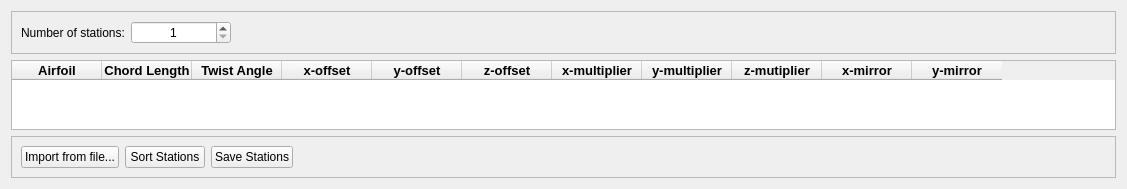
                   <widget class="QWidget" name="station_tab2">
                    <property name="styleSheet">
                     <string notr="true"/>
                    </property>
                    <attribute name="title">
                     <string>Advanced</string>
                    </attribute>
                    <layout class="QVBoxLayout" name="verticalLayout_14">
                     <item>
                      <widget class="QFrame" name="frame_8">
                       <property name="frameShape">
                        <enum>QFrame::Shape::StyledPanel</enum>
                       </property>
                       <property name="frameShadow">
                        <enum>QFrame::Shadow::Raised</enum>
                       </property>
                       <layout class="QHBoxLayout" name="horizontalLayout_10">
                        <item>
                         <widget class="QLabel" name="label_44">
                          <property name="sizePolicy">
                           <sizepolicy hsizetype="Preferred" vsizetype="Preferred">
                            <horstretch>0</horstretch>
                            <verstretch>0</verstretch>
                           </sizepolicy>
                          </property>
                          <property name="text">
                           <string>Number of stations:</string>
                          </property>
                         </widget>
                        </item>
                        <item>
                         <widget class="QSpinBox" name="station_nStationsAdv_input">
                          <property name="sizePolicy">
                           <sizepolicy hsizetype="Preferred" vsizetype="Preferred">
                            <horstretch>0</horstretch>
                            <verstretch>0</verstretch>
                           </sizepolicy>
                          </property>
                          <property name="minimumSize">
                           <size>
                            <width>100</width>
                            <height>0</height>
                           </size>
                          </property>
                          <property name="mouseTracking">
                           <bool>false</bool>
                          </property>
                          <property name="alignment">
                           <set>Qt::AlignmentFlag::AlignCenter</set>
                          </property>
                          <property name="showGroupSeparator" stdset="0">
                           <bool>false</bool>
                          </property>
                          <property name="minimum">
                           <number>1</number>
                          </property>
                         </widget>
                        </item>
                        <item>
                         <spacer name="horizontalSpacer_12">
                          <property name="orientation">
                           <enum>Qt::Orientation::Horizontal</enum>
                          </property>
                          <property name="sizeHint" stdset="0">
                           <size>
                            <width>875</width>
                            <height>20</height>
                           </size>
                          </property>
                         </spacer>
                        </item>
                       </layout>
                      </widget>
                     </item>
                     <item>
                      <widget class="QTableWidget" name="station_tableStations_input">
                       <property name="font">
                        <font>
                         <family>Segoe UI</family>
                         <pointsize>10</pointsize>
                         <italic>false</italic>
                         <bold>false</bold>
                        </font>
                       </property>
                       <property name="styleSheet">
                        <string notr="true"/>
                       </property>
                       <property name="frameShape">
                        <enum>QFrame::Shape::StyledPanel</enum>
                       </property>
                       <property name="frameShadow">
                        <enum>QFrame::Shadow::Raised</enum>
                       </property>
                       <property name="sizeAdjustPolicy">
                        <enum>QAbstractScrollArea::SizeAdjustPolicy::AdjustToContents</enum>
                       </property>
                       <property name="editTriggers">
                        <set>QAbstractItemView::EditTrigger::AnyKeyPressed|QAbstractItemView::EditTrigger::DoubleClicked|QAbstractItemView::EditTrigger::EditKeyPressed|QAbstractItemView::EditTrigger::SelectedClicked</set>
                       </property>
                       <property name="alternatingRowColors">
                        <bool>true</bool>
                       </property>
                       <property name="gridStyle">
                        <enum>Qt::PenStyle::SolidLine</enum>
                       </property>
                       <property name="sortingEnabled">
                        <bool>true</bool>
                       </property>
                       <property name="wordWrap">
                        <bool>true</bool>
                       </property>
                       <property name="rowCount">
                        <number>0</number>
                       </property>
                       <attribute name="horizontalHeaderCascadingSectionResizes">
                        <bool>false</bool>
                       </attribute>
                       <attribute name="horizontalHeaderMinimumSectionSize">
                        <number>50</number>
                       </attribute>
                       <attribute name="horizontalHeaderDefaultSectionSize">
                        <number>90</number>
                       </attribute>
                       <attribute name="horizontalHeaderShowSortIndicator" stdset="0">
                        <bool>true</bool>
                       </attribute>
                       <attribute name="horizontalHeaderStretchLastSection">
                        <bool>false</bool>
                       </attribute>
                       <attribute name="verticalHeaderCascadingSectionResizes">
                        <bool>false</bool>
                       </attribute>
                       <attribute name="verticalHeaderShowSortIndicator" stdset="0">
                        <bool>false</bool>
                       </attribute>
                       <attribute name="verticalHeaderStretchLastSection">
                        <bool>false</bool>
                       </attribute>
                       <column>
                        <property name="text">
                         <string>Airfoil</string>
                        </property>
                        <property name="font">
                         <font>
                          <pointsize>10</pointsize>
                          <bold>true</bold>
                         </font>
                        </property>
                       </column>
                       <column>
                        <property name="text">
                         <string>Chord Length</string>
                        </property>
                        <property name="font">
                         <font>
                          <pointsize>10</pointsize>
                          <bold>true</bold>
                         </font>
                        </property>
                       </column>
                       <column>
                        <property name="text">
                         <string>Twist Angle</string>
                        </property>
                        <property name="font">
                         <font>
                          <pointsize>10</pointsize>
                          <bold>true</bold>
                         </font>
                        </property>
                       </column>
                       <column>
                        <property name="text">
                         <string>x-offset</string>
                        </property>
                        <property name="font">
                         <font>
                          <pointsize>10</pointsize>
                          <bold>true</bold>
                         </font>
                        </property>
                       </column>
                       <column>
                        <property name="text">
                         <string>y-offset</string>
                        </property>
                        <property name="font">
                         <font>
                          <pointsize>10</pointsize>
                          <bold>true</bold>
                         </font>
                        </property>
                       </column>
                       <column>
                        <property name="text">
                         <string>z-offset</string>
                        </property>
                        <property name="font">
                         <font>
                          <pointsize>10</pointsize>
                          <bold>true</bold>
                         </font>
                        </property>
                       </column>
                       <column>
                        <property name="text">
                         <string>x-multiplier</string>
                        </property>
                        <property name="font">
                         <font>
                          <pointsize>10</pointsize>
                          <bold>true</bold>
                         </font>
                        </property>
                       </column>
                       <column>
                        <property name="text">
                         <string>y-multiplier</string>
                        </property>
                        <property name="font">
                         <font>
                          <pointsize>10</pointsize>
                          <bold>true</bold>
                         </font>
                        </property>
                       </column>
                       <column>
                        <property name="text">
                         <string>z-mutiplier</string>
                        </property>
                        <property name="font">
                         <font>
                          <pointsize>10</pointsize>
                          <bold>true</bold>
                         </font>
                        </property>
                       </column>
                       <column>
                        <property name="text">
                         <string>x-mirror</string>
                        </property>
                        <property name="font">
                         <font>
                          <pointsize>10</pointsize>
                          <bold>true</bold>
                         </font>
                        </property>
                       </column>
                       <column>
                        <property name="text">
                         <string>y-mirror</string>
                        </property>
                        <property name="font">
                         <font>
                          <pointsize>10</pointsize>
                          <bold>true</bold>
                         </font>
                        </property>
                       </column>
                      </widget>
                     </item>
                     <item>
                      <widget class="QFrame" name="frame_9">
                       <property name="frameShape">
                        <enum>QFrame::Shape::StyledPanel</enum>
                       </property>
                       <property name="frameShadow">
                        <enum>QFrame::Shadow::Raised</enum>
                       </property>
                       <layout class="QHBoxLayout" name="horizontalLayout_11">
                        <item>
                         <widget class="QPushButton" name="station_impTable_button">
                          <property name="sizePolicy">
                           <sizepolicy hsizetype="Preferred" vsizetype="Preferred">
                            <horstretch>0</horstretch>
                            <verstretch>0</verstretch>
                           </sizepolicy>
                          </property>
                          <property name="toolTip">
                           <string>&lt;html&gt;&lt;head/&gt;&lt;body&gt;&lt;p&gt;&lt;span style=&quot; font-weight:400;&quot;&gt;IMPORTANT: This deletes all previously saved stations.&lt;/span&gt;&lt;/p&gt;&lt;/body&gt;&lt;/html&gt;</string>
                          </property>
                          <property name="whatsThis">
                           <string/>
                          </property>
                          <property name="text">
                           <string>Import from file...</string>
                          </property>
                         </widget>
                        </item>
                        <item>
                         <widget class="QPushButton" name="station_sortTable_button">
                          <property name="sizePolicy">
                           <sizepolicy hsizetype="Preferred" vsizetype="Preferred">
                            <horstretch>0</horstretch>
                            <verstretch>0</verstretch>
                           </sizepolicy>
                          </property>
                          <property name="toolTip">
                           <string>&lt;html&gt;&lt;head/&gt;&lt;body&gt;&lt;p&gt;&lt;span style=&quot; font-weight:400;&quot;&gt;Sorts the stations based on the Z axis.&lt;/span&gt;&lt;/p&gt;&lt;/body&gt;&lt;/html&gt;</string>
                          </property>
                          <property name="text">
                           <string>Sort Stations</string>
                          </property>
                         </widget>
                        </item>
                        <item>
                         <widget class="QPushButton" name="station_saveTable_button">
                          <property name="sizePolicy">
                           <sizepolicy hsizetype="Preferred" vsizetype="Preferred">
                            <horstretch>0</horstretch>
                            <verstretch>0</verstretch>
                           </sizepolicy>
                          </property>
                          <property name="text">
                           <string>Save Stations</string>
                          </property>
                         </widget>
                        </item>
                        <item>
                         <spacer name="horizontalSpacer_4">
                          <property name="orientation">
                           <enum>Qt::Orientation::Horizontal</enum>
                          </property>
                          <property name="sizeHint" stdset="0">
                           <size>
                            <width>796</width>
                            <height>20</height>
                           </size>
                          </property>
                         </spacer>
                        </item>
                       </layout>
                      </widget>
                     </item>
                    </layout>
                   </widget>
